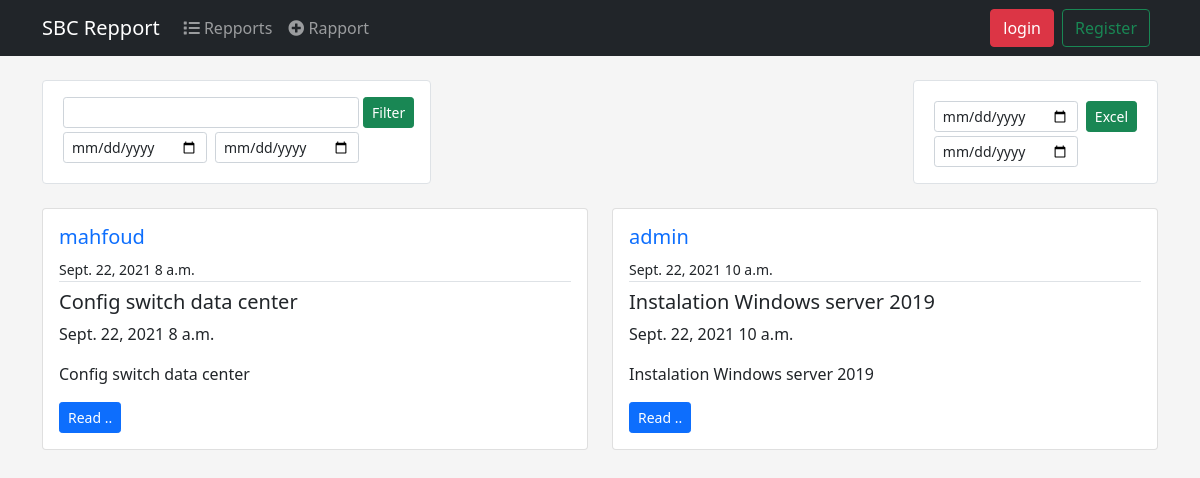
Before: / with the older database file.
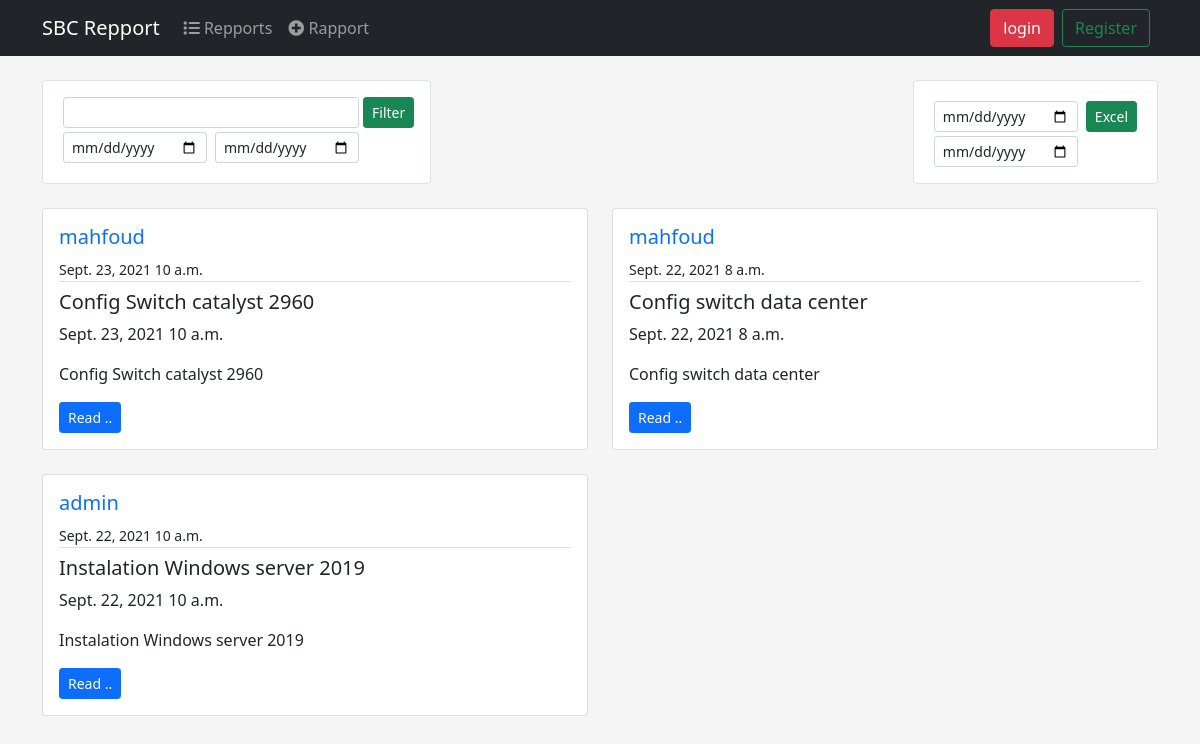
After: the same page with the newer database file.
### rapport/models.py (models this page shows, shortened)
class Rapport (models.Model):
    CHEF_DEP = 'CHEF_DEP'
    CHEF_SRV = 'CHEF_SRV'
    DI = 'DI'
    MAIL = 'MAIL'
    TR_INTR = 'TR_INTR'
    YEAR_IN_SCHOOL_CHOICES = [
        (CHEF_DEP, 'Par le Chef departement Informatique'),
        (CHEF_SRV, 'Par le Chef service IR&SI'),
        (DI, 'Par DI'),
        (MAIL, 'Par Mail'),
        (TR_INTR, 'Travaux Internes à La Structure'),
    ]
    author = models.ForeignKey(Account, verbose_name=_("author"), on_delete=models.CASCADE)
    date =  models.DateField(_("date"),  auto_now_add=False)
    starthour =  models.TimeField(_('start hour '))
    endhour =  models.TimeField(_('end hour '))
    title = models.TextField(_("title"))
    description = models.TextField(_("description"))
    equipment = models.TextField(_("equipment"))
    state_befor = models.TextField(_("state befor "),null=True,blank=True)
    state_after = models.TextField(_("state after "))
    device_used = models.TextField(_("Device Used"),null=True,blank=True)
    type_di = models.CharField(_("Type DI"),
        max_length=20,
        choices=YEAR_IN_SCHOOL_CHOICES,
        default=TR_INTR,
    )
    n_di = models.TextField(_("N° DI"),null=True,blank=True)
    note = models.TextField(_("note"),null=True,blank=True)

### account/models.py (models this page shows, shortened)
class Account(AbstractBaseUser):
    email = models.EmailField( verbose_name='email address', max_length=255, unique=True )
    first_name = models.CharField(_("first name"), max_length=50)
    last_name = models.CharField(_("last name"), max_length=50)
    is_active = models.BooleanField(default=True)
    is_admin = models.BooleanField(default=False)
    objects = AccountManager()
    USERNAME_FIELD = 'email'
    REQUIRED_FIELDS = ['first_name','last_name']

### rapport/views.py (the view)
# urls.py: path('', RapportListView.as_view(), name='rapport-list'),
class RapportListView(ListView):
    model = Rapport
    template_name = 'rapport/rapport_list.html'  # <app>/<model>_<viewtype>.html
    context_object_name = 'objects'
    ordering = ['-id']
    paginate_by = 6

### templates/rapport/rapport_list.html (shortened to what this page needs)
{% extends "base.html" %}
{% block content %}
    <div class="d-flex flex-row mt-4 justify-content-between  ">
        <form class="d-flex flex-row bg-white border p-3 rounded" action="{% url 'rapport:rapport-filter' %}">
            <div class="d-flex flex-column">
              <div class="mx-1">
                <input type="text" name="q" class="form-control form-control-sm" palceholder="Search">
              </div>
              <div class="d-flex flex-row">
              <div class="m-1">
                <input type="date" name="startdate" class="form-control form-control-sm">
              </div>
              <div class="m-1">
                <input type="date" name="enddate" class="form-control form-control-sm">
              </div>
            </div>
            </div>
              <div class="">
                <button class="btn btn-success btn-sm ">Filter</button>
              </div>
        </form>
        <form class="d-flex flex-row bg-white border p-3 rounded" action="{% url 'rapport:rapport-excel' %}">
            <div class="d-flex flex-column">
              <div class="m-1">
                <input type="date" name="startdate" class="form-control form-control-sm ">
              </div>
              <div class="mx-1">
                <input type="date" name="enddate" class="form-control form-control-sm">
              </div>
            </div>
             <div class="m-1">
                <button class="btn btn-success btn-sm ">Excel </button>
              </div>
        </form>
    </div>
    <div class=" mt-4  rounded ">
      <div class="row row-cols-1 row-cols-md-2 g-4">
    {% for post in objects %}
        <div class="col">
          <div class="card">
            <div class="card-body">
              <div class="border-bottom mb-2">
                <a class="mr-2 text-decoration-none" href="{% url 'rapport:user-rapports' post.author.id %}"> <h5>{{ post.author.first_name }}</h5></a>
                <small> {{ post.date }} {{post.starthour}} </small>
              </div>
              <h5 class="card-title">{{ post.title }}</h5>
              <p class="card-text">{{ post.date }} {{post.starthour}}</p>
              <p class="card-text">{{ post.description }}</p>
              <a href="{% url 'rapport:rapport-detail' post.id %}" class="btn btn-primary btn-sm">Read ..</a>
            </div>
          </div>
        </div>
    {% endfor %}
    </div>
      </div>
{% endblock content %}

### templates/base.html (shortened to what this page needs)
<!DOCTYPE html>
<html>
    <head>
        <link rel="stylesheet" href="">
         <link href="https://cdn.jsdelivr.net/npm/bootstrap@5.0.2/dist/css/bootstrap.min.css" rel="stylesheet">
         <link rel="stylesheet" href="https://cdnjs.cloudflare.com/ajax/libs/font-awesome/5.15.2/css/all.min.css" >
    </head>
    <body style="background-color:#f5f5f5;">
    <nav class="navbar navbar-expand-lg navbar-dark bg-dark">
        <div class="container">
            <a class="navbar-brand" href="#">SBC Repport </a>
            <div class="collapse navbar-collapse" id="navbarNav">
            <ul class="navbar-nav">
                <li class="nav-item">
                <a class="nav-link " aria-current="page" href="{% url 'rapport:rapport-list' %}"><i class="fas fa-list"></i> Repports</a>
                </li>
                <li class="nav-item">
                    <a class="nav-link" href="{% url 'rapport:rapport-create' %}"><i class="fas fa-plus-circle"></i> Rapport</a>
                </li>
            </ul>
            <ul class="navbar-nav  ms-auto">
                {% if request.user.is_authenticated %}
                  <li class="nav-item">
                      <a class="btn btn-dark btn-sm  mx-2"  href="#"><i class="fas fa-lg rounded  fa-user"></i> {{ request.user.first_name }}</a>
                  </li>
                  <li class="nav-item">
                      <a class="btn btn-success btn-sm" href="{% url 'logout' %}">Logout</a>
                  </li>
                {% else %}
                  <li class="nav-item">
                      <a class="btn btn-danger" href="{% url 'login' %}">login</a>
                  </li>
                  <li class="nav-item">
                      <a class="btn btn-outline-success mx-2" href="{% url 'register' %}">Register</a>
                  </li>
                {% endif %}
              </ul>
            </div>
        </div>
    </nav>
    <main role="main" class="container">
        {% block content %}{% endblock content %}
    </main>
    </body>
</html>

Changed rows visible on the page:
added Rapport: author.first_name "mahfoud", date "Sept. 23, 2021", starthour "10 a.m.", title "Config Switch catalyst 2960", description "Config Switch catalyst 2960"
